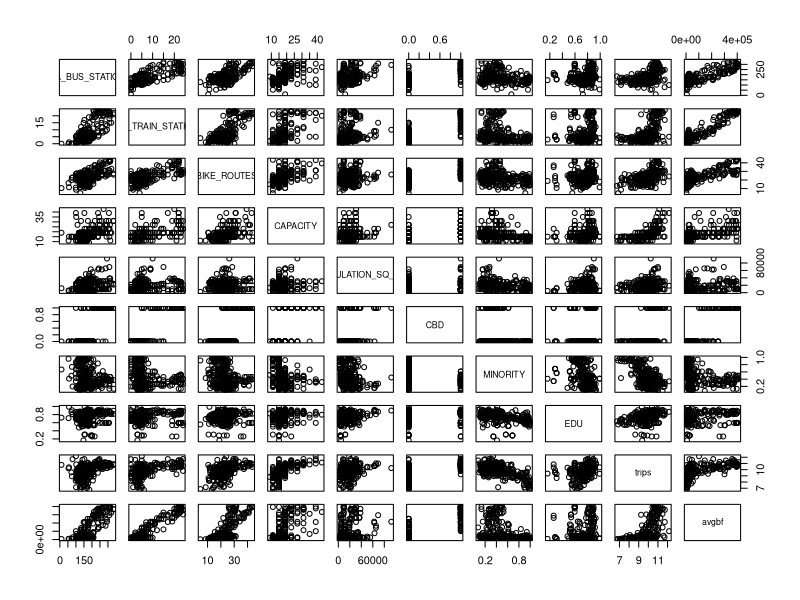
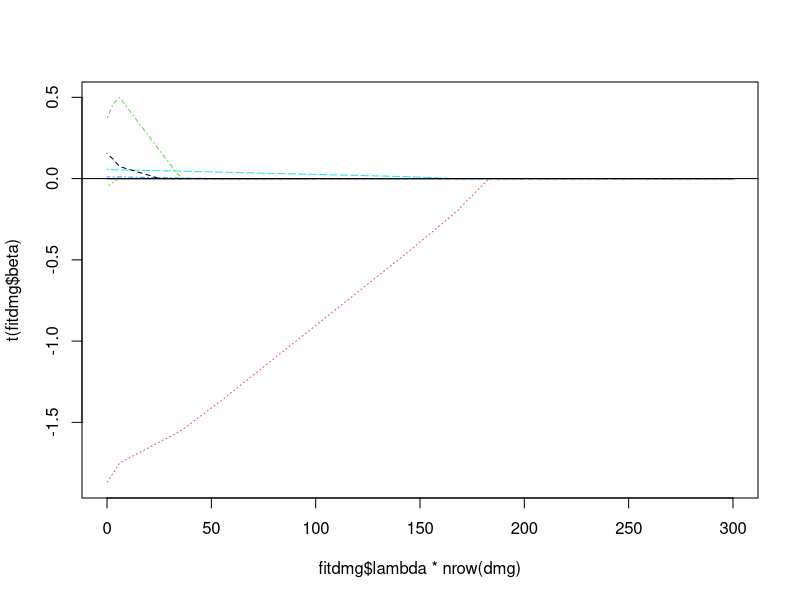
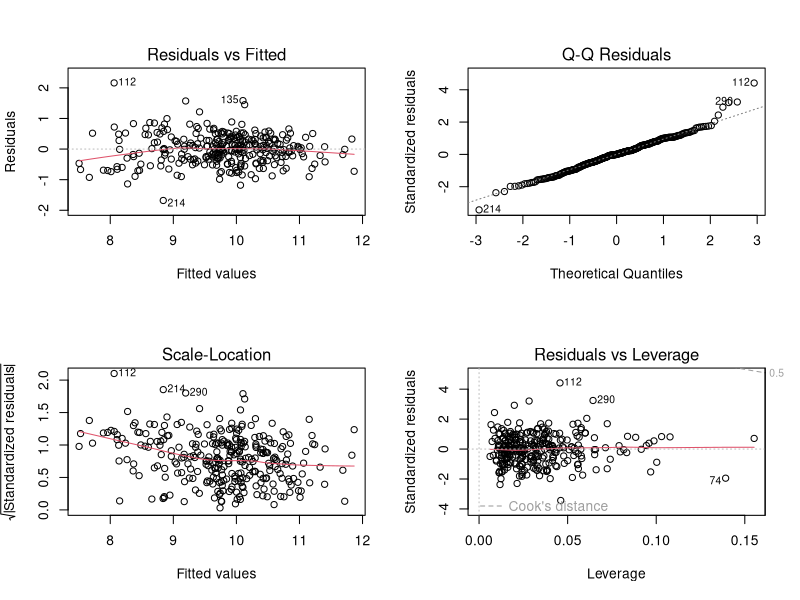
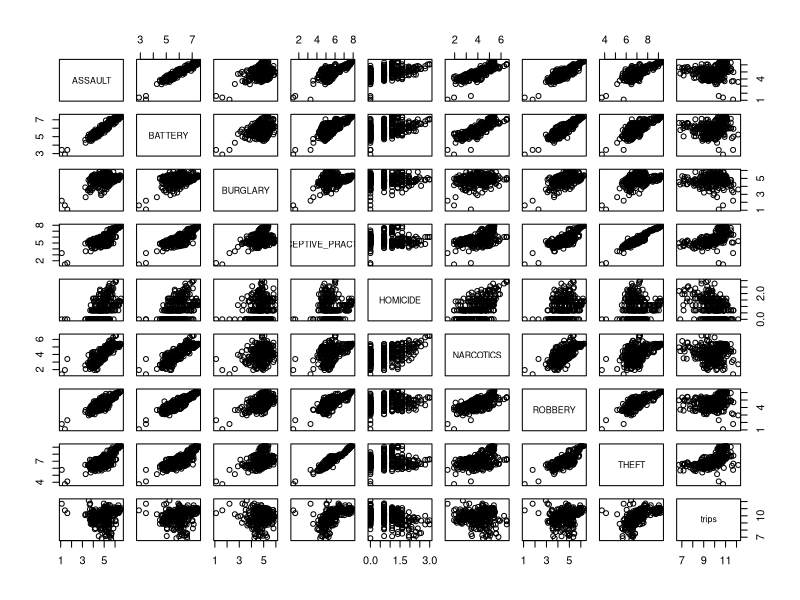
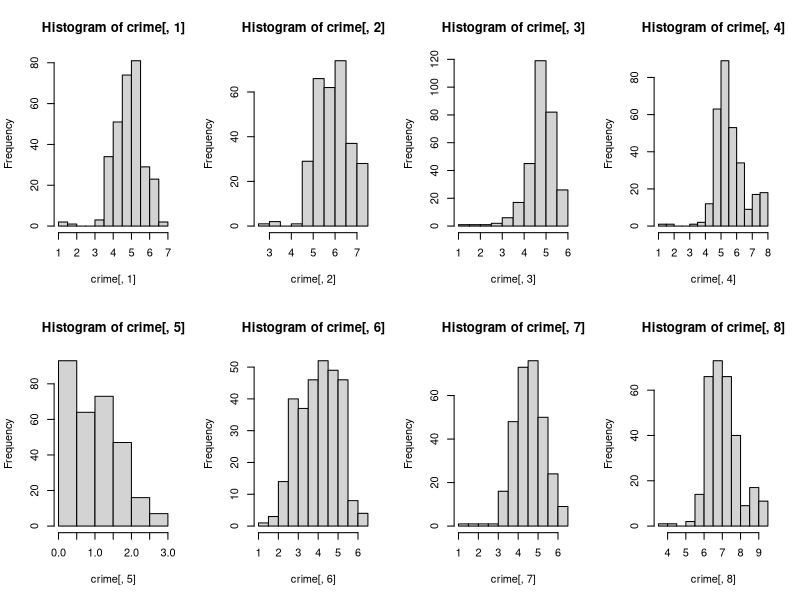
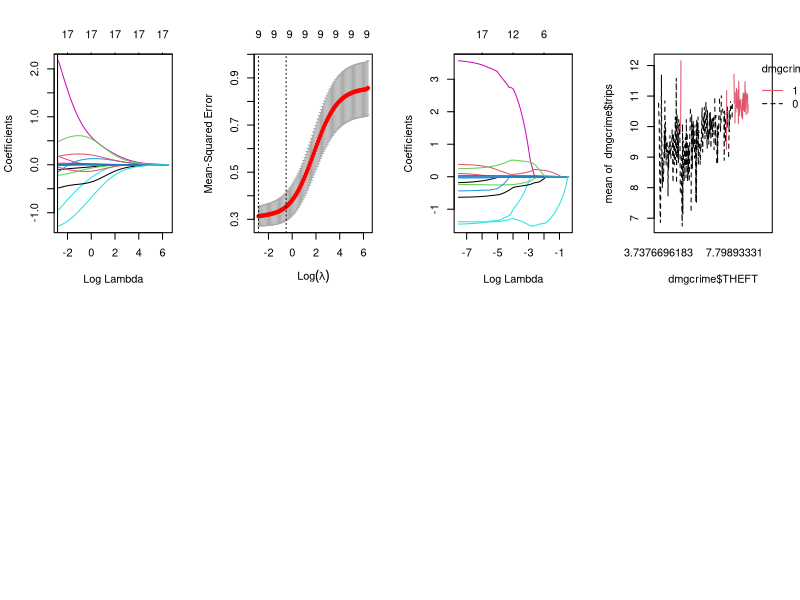
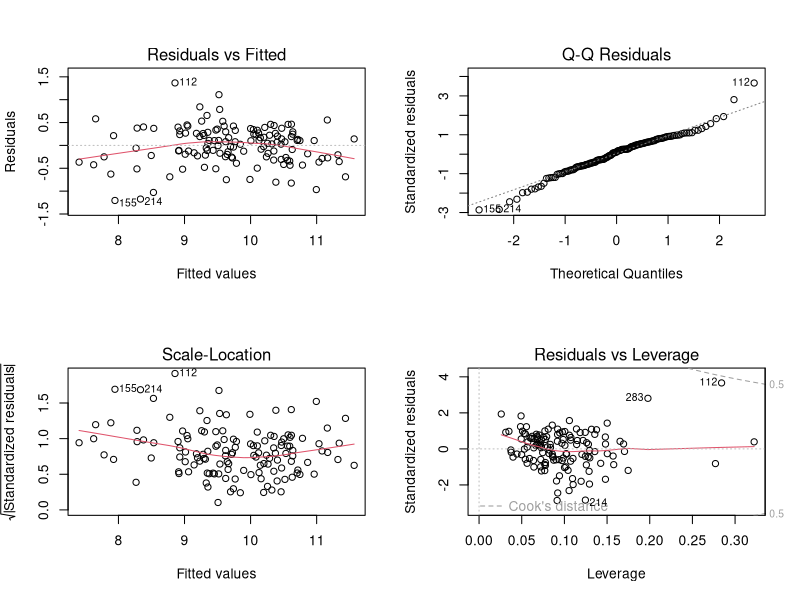

R code for these plots, in order:
## ---- chunk 1
knitr::opts_chunk$set(echo = TRUE)
## ---- chunk 2
library(car)
library(corrplot)
## ---- chunk 3
setwd("~/Desktop/2019/NU/2019-spring/MSIT423/project1")
bike<-read.csv("bike.csv")
bike$avgbf= (bike$Limited_Business_License+bike$Retail_Food_Establishment)/2
## ---- chunk 4
dmg <- bike[,c(3:5,8,10:13,45,47)]
cor(dmg)
plot(dmg)
library(MASS)
#tran1=cbind(log(com1.2[,c(1:6,9)]),com1.2[,7:8],com1.2[,10:11])
library(glmnet) 
lam = seq(0,300,length=101)/nrow(dmg)
x = model.matrix(trips~., dmg)
fitdmg=glmnet(x,dmg$trips, alpha=1, lambda = lam)
cv.lasso=cv.glmnet(x, dmg$trips, alpha=1, lambda = lam)
cv.lasso$lambda.min
coef(cv.lasso,s="lambda.min")
matplot(fitdmg$lambda*nrow(dmg), t(fitdmg$beta), type="l"); abline(h=0)
## ---- chunk 5
#fit the model
fit2.1= lm(trips~ CTA_BUS_STATIONS+ CTA_TRAIN_STATIONS + BIKE_ROUTES + CAPACITY +I(MINORITY^2) + EDU +CBD + POPULATION_SQ_MILE +log(avgbf), data = dmg)
summary(fit2.1)
vif(fit2.1)
#diagnostic
library(car)
par(mfrow=c(2,2))
plot(fit2.1)
## ---- chunk 6

#crime
crime <- bike[,c(15,16,17,22,24,31,40,43,45)]
plot(crime)
dmgcrime<- cbind(dmg[,c(1:10)], bike[,c(15,16,17,22,24,31,40,43)])
cor(dmgcrime)
## ---- chunk 7
x2 = model.matrix(trips~., dmgcrime)
withcrime.lasso=cv.glmnet(x2, dmgcrime$trips, alpha=1, lambda = lam)
coef(withcrime.lasso, s="lambda.min")
#tran1=cbind(log(com1.2[,c(1:6,9)]),com1.2[,7:8],com1.2[,10:11])
par(mfrow=c(2,4))
hist(crime[,1])
hist(crime[,2])
hist(crime[,3])
hist(crime[,4])
hist(crime[,5])
hist(crime[,6])
hist(crime[,7])
hist(crime[,8])
## ---- chunk 8
#find the best performance
set.seed(12345)
train = runif(nrow(dmgcrime))<.5   
fitall= lm(trips~ ASSAULT + BATTERY 
+ log(DECEPTIVE_PRACTICE) + log(ROBBERY) + log(THEFT) + log((HOMICIDE+2)*5) + sqrt(NARCOTICS)+BURGLARY+log(avgbf) 
         + CTA_BUS_STATIONS+ CTA_TRAIN_STATIONS + 
             BIKE_ROUTES + CAPACITY +I(MINORITY^2) + EDU +CBD + POPULATION_SQ_MILE
, data=dmgcrime, subset = train)
fitstepwise= step(fitall)
yhatsw = predict(fitstepwise, dmgcrime[!train,])
mean((dmgcrime$trips[!train] - yhatsw)^2)       # MSE=0.2378
summary(fitstepwise)
vif(fitstepwise)
## ---- chunk 9
fitred= lm(trips~ 
 #    ASSAULT 
       + BATTERY 
#+ log(DECEPTIVE_PRACTICE) 
+ ROBBERY
#  +log(THEFT) 
+ log((HOMICIDE+2)*5) 
+ sqrt(NARCOTICS)
+BURGLARY
+log(avgbf) 
#+ CAPACITY +I(MINORITY^2) + EDU +CBD 
, data=dmgcrime, subset = train)
fitred
## ---- chunk 10
#Ridge
dmgtrans=cbind(dmg[,c(1:6,8:10)],dmg[,7]^2)
dmgcrime2= cbind(crime[,1:3],log(crime[,c(4,7:8)]),log((crime[,5]+2)*5),sqrt(crime[,6]),dmgtrans[,1:10])
train2 = runif(nrow(dmgcrime2))<.5
xr = model.matrix(trips ~ ., dmgcrime2)
fit.ridge = glmnet(xr[train2,], dmgcrime2$trips[train2], alpha=0)
plot(fit.ridge, xvar="lambda")
fit.cv.rd = cv.glmnet(x[train2,], dmgcrime2$trips[train2], alpha=0) # find optimal lambda
fit.cv.rd$lambda.min        # optimal value of lambda
abline(v=log(fit.cv.rd$lambda.min))
plot(fit.cv.rd)          # plot MSE vs. log(lambda)
yhat = predict(fit.ridge, s=fit.cv.rd$lambda.min, newx=xr[!train2,])  # find yhat for best model
mean((dmgcrime2$trips[!train2] - yhat)^2)      # MSE=0.27
## ---- chunk 11
#Lasso
fit.lasso = glmnet(xr[train2,], dmgcrime2$trips[train2], alpha=1)
plot(fit.lasso, xvar="lambda")
fit.cv.la = cv.glmnet(xr[train2,], dmgcrime2$trips[train2], alpha=1)
yhatla = predict(fit.lasso, s=fit.cv.la$lambda.min, newx=xr[!train2,])
mean((dmgcrime2$trips[!train2] - yhatla)^2)      # MSE=0.27177
summary(fit.lasso)
coef(fit.cv.la,s="lambda.min")
## ---- chunk 12
#random forest
library(gam)
library(randomForest)
colnames(dmgcrime2)[7] <- "homocidetrans"
colnames(dmgcrime2)[8] <- "narcoticstrans"
colnames(dmgcrime2)[18] <- "combineddmgtrans"
fitrf=randomForest(trips ~ ., data=dmgcrime2, importance=T)
fitrf
## ---- chunk 13
interaction.plot(dmgcrime$THEFT, dmgcrime$CBD, dmgcrime$trips, col=1:2)
## ---- chunk 14

par(mfrow=c(2,2))
plot(fitstepwise)
vif(fitstepwise)
